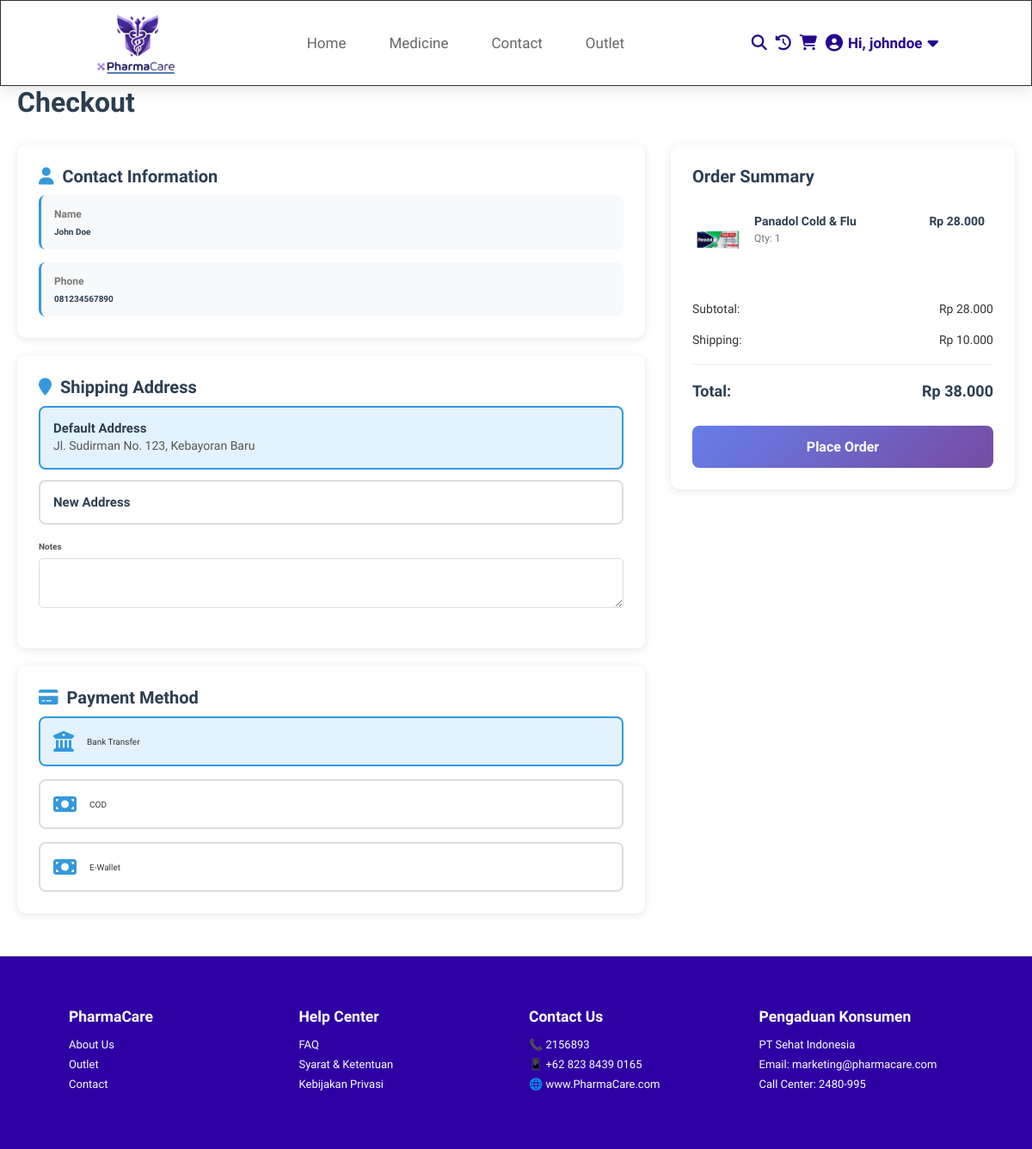
/ViewUser/mainUser/checkout.php?medicine_id=MED-003 (signed in), run on the app's committed database.
### tables this page shows
CREATE TABLE `users` (
  `user_id` varchar(10) NOT NULL,
  `username` varchar(50) NOT NULL,
  `password` varchar(255) NOT NULL,
  `full_name` varchar(100) DEFAULT NULL,
  `email` varchar(100) NOT NULL,
  `phone_number` varchar(20) DEFAULT NULL,
  `birth_date` date DEFAULT NULL,
  `gender` enum('Laki-laki','Perempuan') DEFAULT NULL,
  `city` varchar(50) DEFAULT NULL,
  `province` varchar(50) DEFAULT NULL,
  `address` text,
  `created_at` timestamp NOT NULL DEFAULT CURRENT_TIMESTAMP,
  `updated_at` timestamp NOT NULL DEFAULT CURRENT_TIMESTAMP ON UPDATE CURRENT_TIMESTAMP
);

CREATE TABLE `medicines` (
  `medicine_id` varchar(20) NOT NULL,
  `supplier_id` varchar(10) DEFAULT NULL,
  `medicine_name` varchar(255) NOT NULL,
  `category` enum('wellness','medicine') NOT NULL,
  `price` decimal(10,2) NOT NULL,
  `expired_date` date DEFAULT NULL,
  `image_path` varchar(255) NOT NULL,
  `description` text,
  `benefits` text,
  `dosage` text,
  `warnings` text,
  `rating` decimal(2,1) DEFAULT '0.0',
  `tag` varchar(50) DEFAULT NULL,
  `stock` int DEFAULT '0',
  `created_at` timestamp NOT NULL DEFAULT CURRENT_TIMESTAMP,
  `updated_at` timestamp NOT NULL DEFAULT CURRENT_TIMESTAMP ON UPDATE CURRENT_TIMESTAMP,
  `admin_id` varchar(20) DEFAULT NULL
);

### ViewUser/mainUser/checkout.php (the view, shortened to what this page needs)
<?php
function getCheckoutImagePath($image_path) {
    if (strpos($image_path, '../') === 0) return $image_path;
    return '../assets/' . $image_path;
}
$selectedItems = [];
$hasDirect = isset($_GET['medicine_id']);
$hasSelectedPost = isset($_POST['selected_items']);
if ($hasDirect) {
    $conn = getConnection();
    $stmt = $conn->prepare("SELECT medicine_id, medicine_name, price, image_path FROM medicines WHERE medicine_id = ?");
    $stmt->bind_param("s", $_GET['medicine_id']);
    $stmt->execute();
    $res = $stmt->get_result();
    if ($prod = $res->fetch_assoc()) {
        $selectedItems[$prod['medicine_id']] = [
            'id' => $prod['medicine_id'],
            'name' => $prod['medicine_name'],
            'price' => $prod['price'],
            'image' => getCheckoutImagePath($prod['image_path']),
            'qty' => 1
        ];
    }
} elseif (!empty($_SESSION['checkout_items'])) {
    $selectedItems = $_SESSION['checkout_items'];
}
$conn = getConnection();
$stmt = $conn->prepare("SELECT * FROM users WHERE user_id = ?");
$stmt->bind_param("s", $_SESSION['user_id']);
$stmt->execute();
$user = $stmt->get_result()->fetch_assoc();
$subtotal = 0;
foreach ($selectedItems as $item) $subtotal += $item['price'] * $item['qty'];
$shipping = 10000;
$total = $subtotal + $shipping;
?>
<!DOCTYPE html>
<html lang="en">
<head>
    <link rel="stylesheet" href="../cssuser/checkout.css">
    <link rel="stylesheet" href="https://cdnjs.cloudflare.com/ajax/libs/font-awesome/4.7.0/css/font-awesome.min.css">
</head>
<body>
<?php include 'navbar.php'; ?>
<div class="checkout-container">
    <h1>Checkout</h1>
    <form id="checkout-form" method="POST" action="order_confirmation.php">
        <div class="checkout-content">
            <div class="checkout-form-section">
                <div class="form-section">
                    <h2><i class="fa fa-user"></i> Contact Information</h2>
                    <div class="info-display">
                        <div class="info-item"><label>Name</label><div class="info-value"><?= htmlspecialchars($user['full_name'] ?? '-') ?></div></div>
                        <div class="info-item"><label>Phone</label><div class="info-value"><?= htmlspecialchars($user['phone_number'] ?? '-') ?></div></div>
                    </div>
                </div>
                <div class="form-section">
                    <h2><i class="fa fa-map-marker"></i> Shipping Address</h2>
                    <?php if (!empty($user['address'])): ?>
                    <div class="saved-address-section">
                        <div class="saved-address">
                            <label for="use-saved"><strong>Default Address</strong><p><?= htmlspecialchars($user['address']) ?></p></label>
                        </div>
                        <div class="saved-address">
                            <label for="use-new"><strong>New Address</strong></label>
                        </div>
                    </div>
                    <?php else: ?><input type="hidden" name="address-option" value="new"><?php endif; ?>
                    <div class="form-group"><label>Notes</label><textarea name="notes" rows="2"></textarea></div>
                </div>
                <div class="form-section">
                    <h2><i class="fa fa-credit-card"></i> Payment Method</h2>
                    <div class="payment-methods">
                        <div class="payment-option">
                            <label for="payment-transfer"><i class="fa fa-bank"></i> Bank Transfer </label>
                        </div>
                        <div class="payment-option">
                            <label for="payment-cod"><i class="fa fa-money"></i> COD </label>
                        </div>
                        <div class="payment-option">
                            <label for="payment-ewallet"><i class="fa fa-money"></i> E-Wallet </label>
                        </div>
                    </div>
                </div>
            </div>
            <div class="order-summary-section">
                <div class="order-summary-sticky">
                    <h2>Order Summary</h2>
                    <div class="order-items">
                        <?php foreach ($selectedItems as $item): ?>
                        <div class="order-item">
                            <img src="<?= htmlspecialchars($item['image']) ?>" onerror="this.src='../assets/default.jpg'">
                            <div class="item-info"><h4><?= htmlspecialchars($item['name']) ?></h4><p>Qty: <?= $item['qty'] ?></p></div>
                            <div class="item-price">Rp <?= number_format($item['price']*$item['qty'],0,',','.') ?></div>
                        </div>
                        <?php endforeach; ?>
                    </div>
                    <div class="summary-details">
                        <div class="summary-row"><span>Subtotal:</span><span>Rp <?= number_format($subtotal,0,',','.') ?></span></div>
                        <div class="summary-row"><span>Shipping:</span><span>Rp <?= number_format($shipping,0,',','.') ?></span></div>
                        <hr><div class="summary-row total"><span>Total:</span><span>Rp <?= number_format($total,0,',','.') ?></span></div>
                    </div>
                    <button type="submit" class="btn-place-order">Place Order</button>
                </div>
            </div>
        </div>
    </form>
</div>
<?php include 'footer.php'; ?>
</body>
</html>

### ViewUser/cssuser/checkout.css (style rules this page uses)
* { margin: 0; padding: 0; box-sizing: border-box; }
body { font-family: 'Andika', sans-serif; background-color: #f5f5f5; color: #333; }
.checkout-container { max-width: 1200px; margin: 100px auto 50px; padding: 0 20px; }
.checkout-container h1 { font-size: 32px; margin-bottom: 30px; color: #2c3e50; }
.checkout-content { display: grid; grid-template-columns: 1fr 400px; gap: 30px; }
.checkout-form-section { display: flex; flex-direction: column; gap: 20px; }
.form-section { background: white; padding: 25px; border-radius: 10px; box-shadow: 0 2px 10px rgba(0,0,0,0.1); }
.form-section h2 { font-size: 20px; margin-bottom: 10px; color: #2c3e50; display: flex; align-items: center; gap: 10px; }
.form-section h2 i { color: #3498db; }
.info-display { display: flex; flex-direction: column; gap: 15px; }
.info-item { background: #f8f9fa; padding: 15px; border-radius: 8px; border-left: 3px solid #3498db; }
.info-item label { display: block; font-size: 12px; color: #777; margin-bottom: 8px; font-weight: 600; }
.info-value { display: flex; align-items: center; gap: 10px; color: #2c3e50; font-weight: 600; }
.saved-address-section { display: flex; flex-direction: column; gap: 12px; margin-bottom: 20px; }
.saved-address { position: relative; }
.saved-address label { display: block; padding: 15px; border: 2px solid #ddd; border-radius: 8px; cursor: pointer; transition: all 0.3s; margin-bottom: 0; }
.saved-address input[type="radio"]:checked + label { border-color: #3498db; background-color: #e3f2fd; }
.saved-address strong { display: flex; align-items: center; gap: 8px; color: #2c3e50; font-size: 15px; }
.saved-address p { color: #555; font-size: 14px; line-height: 1.6; margin: 0; }
.form-group { margin-bottom: 20px; }
.form-group label { display: block; margin-bottom: 8px; font-weight: 600; color: #555; }
.form-group input, .form-group textarea { width: 100%; padding: 12px; border: 1px solid #ddd; border-radius: 5px; font-family: 'Andika', sans-serif; font-size: 14px; transition: border-color 0.3s; }
.form-group textarea { resize: vertical; }
.payment-methods { display: flex; flex-direction: column; gap: 15px; }
.payment-option { position: relative; }
.payment-option label { display: flex; align-items: center; gap: 15px; padding: 15px; border: 2px solid #ddd; border-radius: 8px; cursor: pointer; transition: all 0.3s; }
.payment-option input[type="radio"]:checked + label { border-color: #3498db; background-color: #e3f2fd; }
.payment-option label i { font-size: 24px; color: #3498db; }
.order-summary-section { position: relative; }
.order-summary-sticky { position: sticky; top: 80px; background: white; padding: 25px; border-radius: 10px; box-shadow: 0 2px 10px rgba(0,0,0,0.1); }
.order-summary-sticky h2 { font-size: 20px; margin-bottom: 20px; color: #2c3e50; }
.order-items { max-height: 300px; overflow-y: auto; margin-bottom: 20px; padding-right: 10px; }
.order-item { display: flex; gap: 12px; padding: 12px 0; border-bottom: 1px solid #eee; }
.order-item:last-child { border-bottom: none; }
.order-item img { width: 60px; height: 60px; object-fit: cover; border-radius: 5px; }
.order-item .item-info { flex: 1; }
.order-item h4 { font-size: 14px; color: #2c3e50; margin-bottom: 5px; }
.order-item p { font-size: 12px; color: #777; }
.order-item .item-price { font-weight: 600; color: #2c3e50; font-size: 14px; }
.summary-details { margin: 20px 0; }
.summary-row { display: flex; justify-content: space-between; padding: 10px 0; font-size: 14px; }
.summary-row.total { font-size: 18px; font-weight: 700; color: #2c3e50; margin-top: 10px; }
.summary-details hr { border: none; border-top: 1px solid #eee; margin: 10px 0; }
.btn-place-order { width: 100%; padding: 15px; background: linear-gradient(135deg, #667eea 0%, #764ba2 100%); color: white; border: none; border-radius: 8px; font-size: 16px; font-weight: 600; cursor: pointer; transition: transform 0.3s, box-shadow 0.3s; display: flex; align-items: center; justify-content: center; gap: 10px; }

### ViewUser/cssuser/navbar.css (style rules this page uses)
:root { --black: black; --purple: purple; --light-color: #666; --box-shadow: 0 .5rem 1.5rem rgba(0,0,0,.1); }
* { font-family: 'andika'; margin: 0; padding: 0; box-sizing: border-box; border: none; outline: none; text-decoration: none; text-transform: none; transition: all .2s linear; }
html { font-size: 62.5%; overflow-x: hidden; scroll-padding-top: 7rem; scroll-behavior: smooth; }
body { background: #fff; }

### data on the page
users: full_name "John Doe", phone_number "081234567890", address "Jl. Sudirman No. 123, Kebayoran Baru"
medicines: image_path (picture), medicine_name "Panadol Cold & Flu", qty "1", $item['price']*$item['qty'] "28.000"

### other printed values
$username "johndoe"
$subtotal "28.000"
$shipping "10.000"
$total "38.000"
